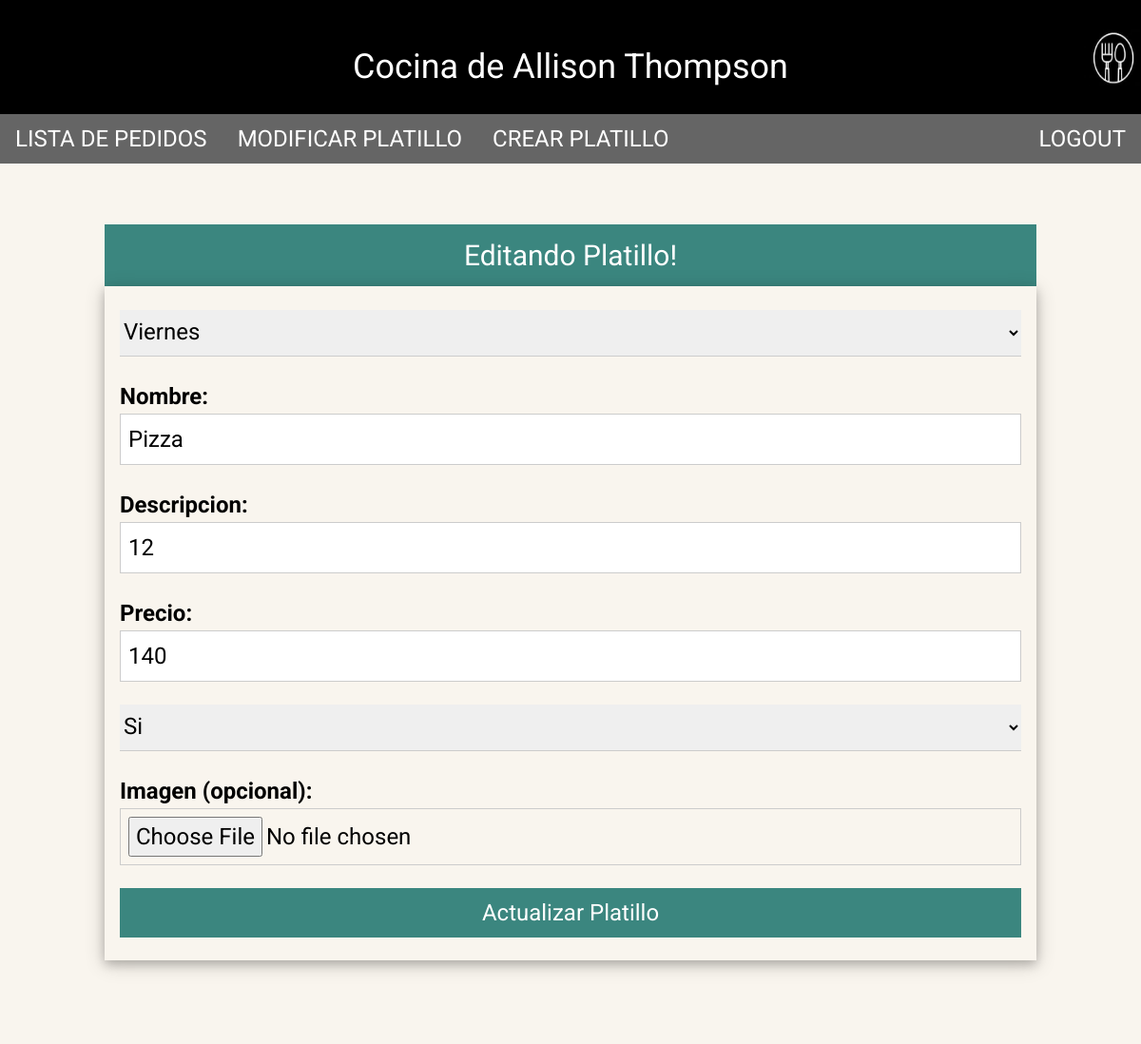
Before: /php/edit_platillo_form.php?id=13 (signed in) with the older database file.
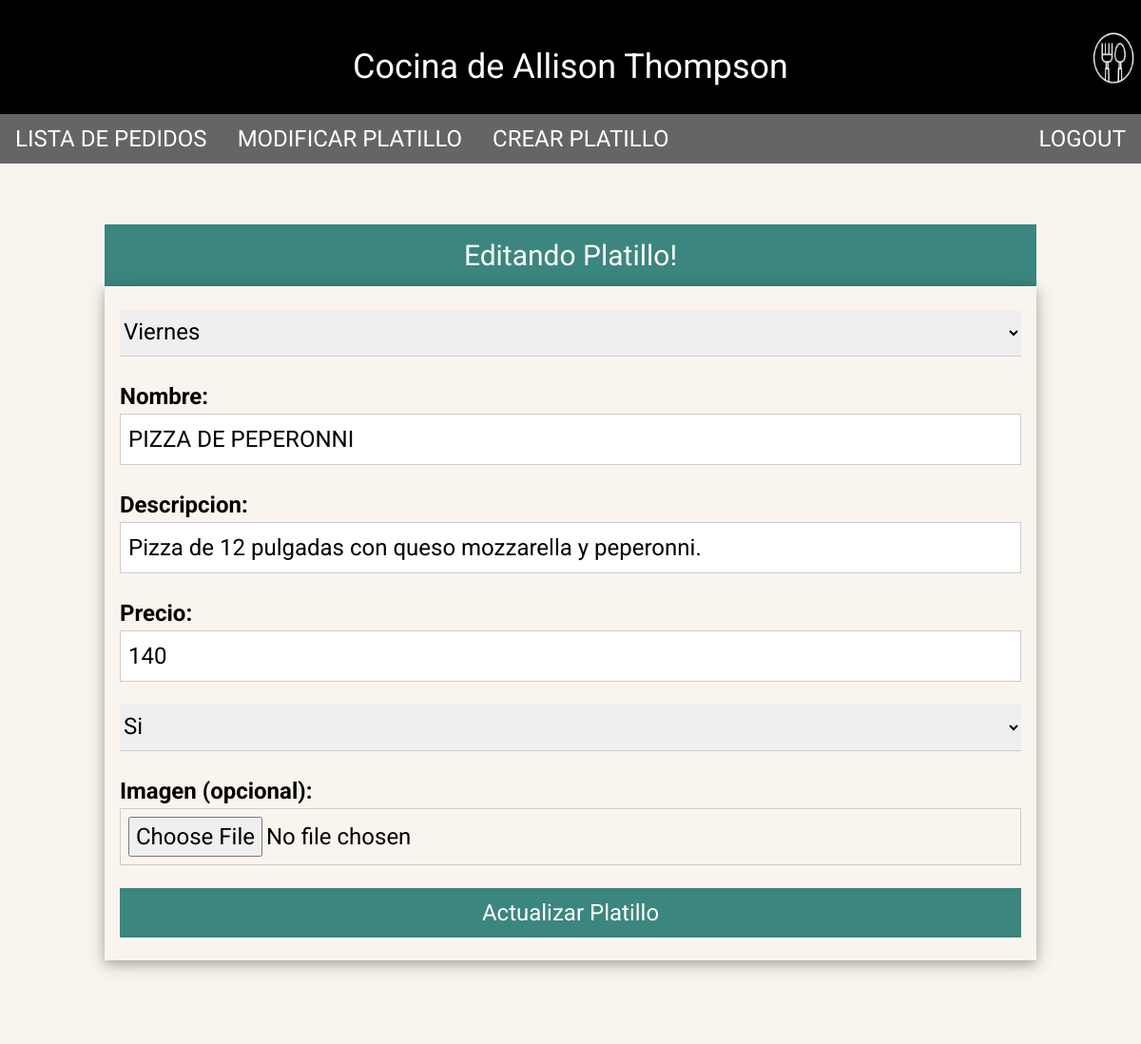
After: the same page with the newer database file.
### tables this page shows
CREATE TABLE `platillos` (
  `id` int(11) NOT NULL,
  `day` tinyint(4) NOT NULL,
  `nombre` varchar(64) NOT NULL,
  `descripcion` text NOT NULL,
  `precio` float NOT NULL,
  `imagen_path` varchar(64) NOT NULL,
  `visible` tinyint(4) NOT NULL
);

### php/ConsultaBD.php (called while the page is built, shortened)
<?php
	function consultaBD($consulta) {
		$conexion  = mysqli_connect(cServidor,cUsuario,cClave,cBd);
		$resultado = mysqli_query($conexion,$consulta);
		if($resultado)
			return $resultado;
		else
			return FALSE;
	}
	?>

### php/edit_platillo_form.php (the view, shortened to what this page needs)
<?php
    include('ConsultaBD.php');
    $id = $_GET['id'];
?>
<html lang="es">
<head>
    <link rel="stylesheet" href="../styles/style.css">
    <link rel="stylesheet" href="../styles/general.css">
</head>
<body>
    <header class="w3-display-container w3-black w3-teal w3-responsive" style="height: 120px;">
            <h1 class="w3-display-middle">Cocina de Allison Thompson</h1>
            <img class="w3-display-right" src="img/logo.png" alt="logo" width="60" height="60">
    </header>
    <nav class="w3-bar w3-xlarge w3-black w3-opacity w3-hover-opacity-off w3-top" id="myNavbar">
        <a href="lista_pedidos.php" class="w3-bar-item w3-button w3-mobile">LISTA DE PEDIDOS</a>
        <a href="modificar_platillos.php" class="w3-bar-item w3-button w3-mobile">MODIFICAR PLATILLO</a>
        <a href="crear_platillo.php" class="w3-bar-item w3-button w3-mobile">CREAR PLATILLO</a>
        <a href="logout.php" class="w3-bar-item w3-button w3-mobile w3-right">LOGOUT</a>
    </nav>
    <main>
        <div class="w3-container w3-padding-64 w3-sand w3-grayscale-min w3-xlarge">
        <div class="w3-content">
            <div class="w3-container w3-teal w3-center" >
                <h2>Editando Platillo!</h2>
            </div>
            <form name="crearPlatillo" id="crearPlatillo" class="w3-container w3-card-4" enctype="multipart/form-data" action=<?php echo "\"edit_platillo.php?id=$id;\"" ?> class="form-container" method="post" autocomplete="off">
                <?php
                    $data = mysqli_fetch_array(consultaBD("SELECT * FROM platillos WHERE id = '$id'"));
                    $dia = $data['day'];
                    $nombre = $data['nombre'];
                    $descripcion = $data['descripcion'];
                    $precio = $data['precio'];
                    $visible = $data['visible'];
                ?>
                <p>
                    <select class="w3-select" name="dia" required>
                        <option value="5" <?php if($dia == 5) { echo "selected";} ?>>Viernes</option>
                    </select>
                </p>
                <p>
                    <label for="nombre"> <strong>Nombre:</strong> </label>
                    <input class="w3-input w3-border" type="text" id="nombre" value ='<?php echo $nombre ?>' required name="nombre" >
                </p>
                <p>
                    <label for="descripcion"> <strong>Descripcion:</strong> </label>
                    <input class="w3-input w3-border" type="text" id="descripcion" value ='<?php echo $descripcion ?>' required name="descripcion">
                </p>
                <p>
                    <label for="precio"> <strong>Precio:</strong> </label>
                    <input class="w3-input w3-border" type="number" id="precio" value = '<?php echo     $precio ?>' required name="precio">
                </p>
                <p>
                    <select class="w3-select" name="visible" required>
                        <option value="1"<?php if($visible == 1) { echo "selected";} ?>>Si</option>
                    </select>
                </p>
                <p>
                    <label for="imagen"> <strong>Imagen (opcional):</strong> </label>
                    <input class="w3-input w3-border" type="file" id="imagen" name="imagen">
                </p>
                <p>
                    <button type="submit" class="w3-btn w3-padding w3-teal w3-block">Actualizar Platillo</button>
                </p>
            </form>
        </div>
        </div>
    </main>
</body>
</html>

Changed rows visible on the page:
changed platillos "Viernes": nombre "Pizza" → "PIZZA DE PEPERONNI"; descripcion "12" → "Pizza de 12 pulgadas con queso mozzarella y peperonni."
